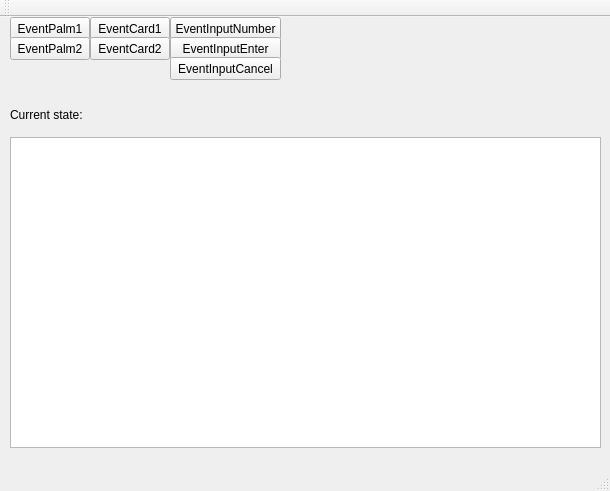
<?xml version="1.0" encoding="UTF-8"?>
<ui version="4.0">
 <class>MainWindow</class>
 <widget class="QMainWindow" name="MainWindow">
  <property name="geometry">
   <rect>
    <x>0</x>
    <y>0</y>
    <width>610</width>
    <height>491</height>
   </rect>
  </property>
  <property name="windowTitle">
   <string>FSM</string>
  </property>
  <widget class="QWidget" name="centralWidget">
   <widget class="QPushButton" name="btnEventPalm1">
    <property name="geometry">
     <rect>
      <x>10</x>
      <y>0</y>
      <width>80</width>
      <height>23</height>
     </rect>
    </property>
    <property name="text">
     <string>EventPalm1</string>
    </property>
   </widget>
   <widget class="QPushButton" name="btnEventPalm2">
    <property name="geometry">
     <rect>
      <x>10</x>
      <y>20</y>
      <width>80</width>
      <height>23</height>
     </rect>
    </property>
    <property name="text">
     <string>EventPalm2</string>
    </property>
   </widget>
   <widget class="QPushButton" name="btnEventCard1">
    <property name="geometry">
     <rect>
      <x>90</x>
      <y>0</y>
      <width>80</width>
      <height>23</height>
     </rect>
    </property>
    <property name="text">
     <string>EventCard1</string>
    </property>
   </widget>
   <widget class="QPushButton" name="btnEventCard2">
    <property name="geometry">
     <rect>
      <x>90</x>
      <y>20</y>
      <width>80</width>
      <height>23</height>
     </rect>
    </property>
    <property name="text">
     <string>EventCard2</string>
    </property>
   </widget>
   <widget class="QPushButton" name="btnEventInputNumber">
    <property name="geometry">
     <rect>
      <x>170</x>
      <y>0</y>
      <width>111</width>
      <height>23</height>
     </rect>
    </property>
    <property name="text">
     <string>EventInputNumber</string>
    </property>
   </widget>
   <widget class="QPushButton" name="btnEventInputEnter">
    <property name="geometry">
     <rect>
      <x>170</x>
      <y>20</y>
      <width>111</width>
      <height>23</height>
     </rect>
    </property>
    <property name="text">
     <string>EventInputEnter</string>
    </property>
   </widget>
   <widget class="QPushButton" name="btnEventInputCancel">
    <property name="geometry">
     <rect>
      <x>170</x>
      <y>40</y>
      <width>111</width>
      <height>23</height>
     </rect>
    </property>
    <property name="text">
     <string>EventInputCancel</string>
    </property>
   </widget>
   <widget class="QLabel" name="lblStateLabel">
    <property name="geometry">
     <rect>
      <x>10</x>
      <y>90</y>
      <width>81</width>
      <height>16</height>
     </rect>
    </property>
    <property name="text">
     <string>Current state:</string>
    </property>
   </widget>
   <widget class="QLabel" name="lblStateText">
    <property name="geometry">
     <rect>
      <x>100</x>
      <y>86</y>
      <width>181</width>
      <height>20</height>
     </rect>
    </property>
    <property name="font">
     <font>
      <pointsize>10</pointsize>
      <weight>75</weight>
      <bold>true</bold>
     </font>
    </property>
    <property name="text">
     <string/>
    </property>
   </widget>
   <widget class="QTextBrowser" name="txtLogBrowser">
    <property name="geometry">
     <rect>
      <x>10</x>
      <y>120</y>
      <width>591</width>
      <height>311</height>
     </rect>
    </property>
    <property name="sizePolicy">
     <sizepolicy hsizetype="Maximum" vsizetype="Maximum">
      <horstretch>0</horstretch>
      <verstretch>0</verstretch>
     </sizepolicy>
    </property>
   </widget>
  </widget>
  <widget class="QMenuBar" name="menuBar">
   <property name="geometry">
    <rect>
     <x>0</x>
     <y>0</y>
     <width>610</width>
     <height>20</height>
    </rect>
   </property>
  </widget>
  <widget class="QToolBar" name="mainToolBar">
   <attribute name="toolBarArea">
    <enum>TopToolBarArea</enum>
   </attribute>
   <attribute name="toolBarBreak">
    <bool>false</bool>
   </attribute>
  </widget>
  <widget class="QStatusBar" name="statusBar"/>
 </widget>
 <layoutdefault spacing="6" margin="11"/>
 <resources/>
 <connections/>
</ui>
